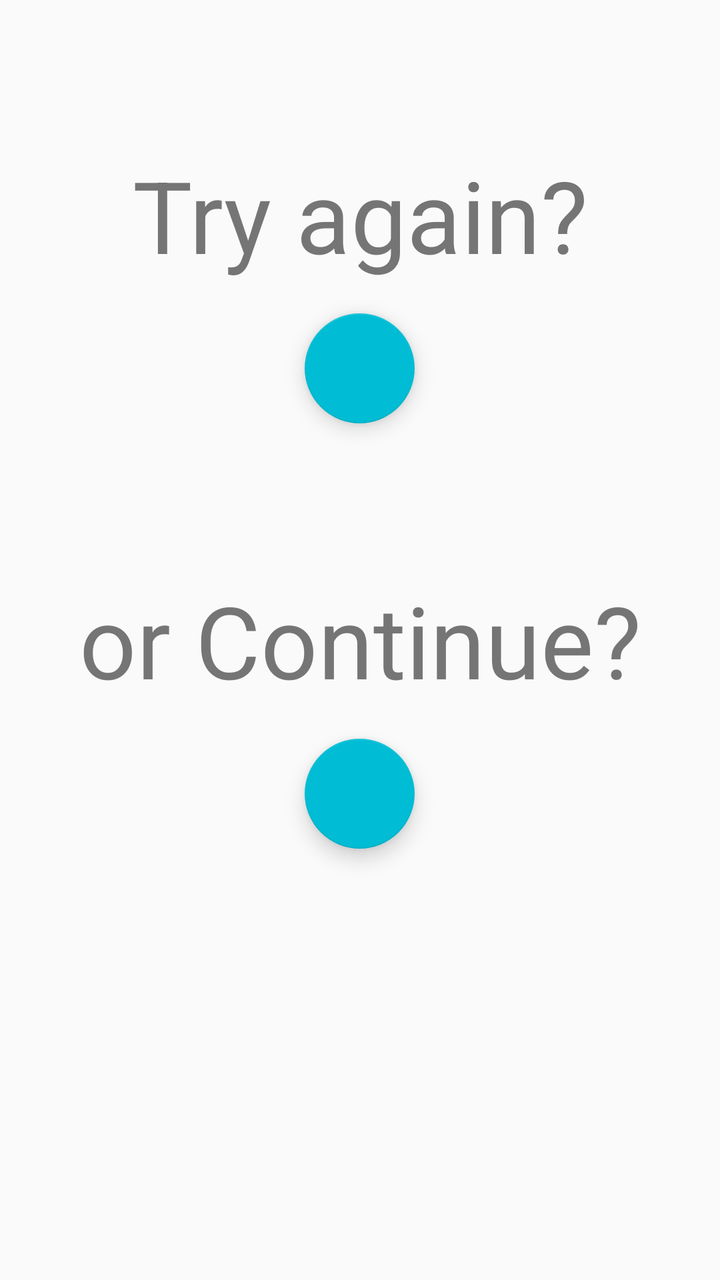
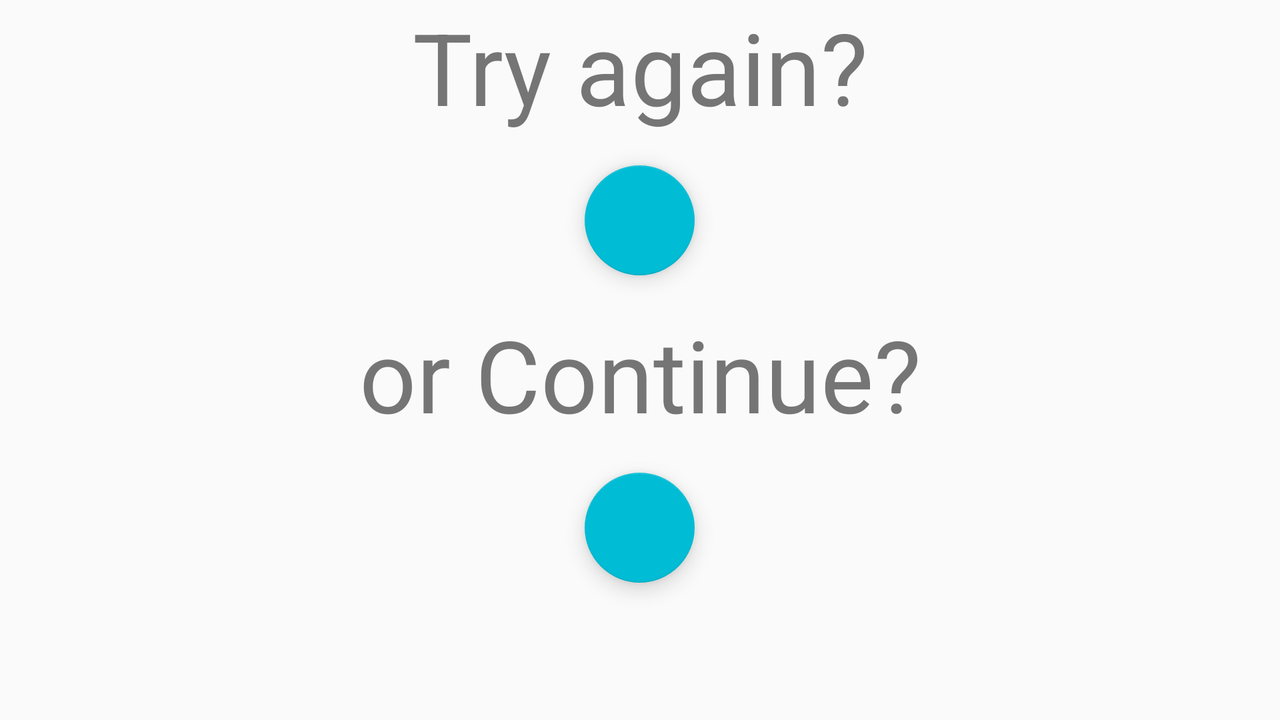

An Android layout and its configuration variant, each rendered on a device that would load it. The default file and the variant file are quoted in full after the pictures.
<!-- AndroidManifest.xml: application theme AppTheme -->
<!-- res/layout/activity_results.xml -->
<?xml version="1.0" encoding="utf-8"?>
<RelativeLayout xmlns:android="http://schemas.android.com/apk/res/android"
    xmlns:app="http://schemas.android.com/apk/res-auto"
    android:layout_width="match_parent"
    android:layout_height="match_parent"
    android:orientation="vertical">

    <TextView
        android:id="@+id/tryAgainTextView"
        style="@style/ResultTextView"
        android:layout_alignParentTop="true"
        android:layout_marginTop="@dimen/result3_layout_margin_top"
        android:text="@string/try_again" />

    <android.support.design.widget.FloatingActionButton
        android:id="@+id/tryAgain"
        style="@style/FabButton"
        android:layout_below="@+id/tryAgainTextView"
        android:layout_centerHorizontal="true"
        android:layout_marginTop="@dimen/fab_margin_top"
        android:onClick="goBack"
        app:srcCompat="@drawable/ic_arrow_back_black_24dp" />

    <TextView
        android:id="@+id/continueTextView"
        style="@style/ResultTextView"
        android:layout_centerVertical="true"
        android:text="@string/or_continue" />

    <android.support.design.widget.FloatingActionButton
        android:id="@+id/continueQuiz"
        style="@style/FabButton"
        android:layout_below="@+id/continueTextView"
        android:layout_centerHorizontal="true"
        android:layout_marginBottom="@dimen/result_fab_margin_bottom"
        android:onClick="continueQuiz"
        app:srcCompat="@drawable/ic_arrow_forward_black_24dp" />

</RelativeLayout>
<!-- resources referenced by this layout -->
<resources>
  <dimen name="fab_margin_top">19dp</dimen>
  <dimen name="result3_layout_margin_top">74dp</dimen>
  <dimen name="result_fab_margin_bottom">96dp</dimen>
  <string name="or_continue">or Continue?</string>
  <string name="try_again">Try again?</string>
  <style name="FabButton">
          <item name="android:layout_margin">@dimen/fab_margin</item>
          <item name="android:layout_width">@dimen/fab_layout_width_height</item>
          <item name="android:layout_height">@dimen/fab_layout_width_height</item>
          <item name="android:layout_gravity">bottom|end</item>
      </style>
  <style name="ResultTextView">
          <item name="android:layout_width">match_parent</item>
          <item name="android:layout_height">wrap_content</item>
          <item name="android:gravity">center</item>
          <item name="android:textSize">@dimen/result3_textSize</item>
          <item name="android:textColor">@color/textColorSecondary</item>
          <item name="android:layout_alignParentLeft">true</item>
          <item name="android:layout_alignParentStart">true</item>
      </style>
  <style name="AppTheme" parent="Theme.AppCompat.Light.DarkActionBar">
          
          <item name="colorPrimary">@color/colorPrimary</item>
          <item name="colorPrimaryDark">@color/colorPrimaryDark</item>
          <item name="colorAccent">@color/colorAccent</item>
      </style>
  <dimen name="fab_margin">16dp</dimen>
  <dimen name="fab_layout_width_height">55dp</dimen>
  <dimen name="result3_textSize">50sp</dimen>
  <color name="textColorSecondary">#757575</color>
  <color name="colorPrimary">#9E9E9E</color>
  <color name="colorPrimaryDark">#616161</color>
  <color name="colorAccent">#00BCD4</color>
</resources>
<!-- res/layout-land/activity_results.xml (the repository's variant of the layout above) -->
<!-- drawn on the phone turned sideways -->
<?xml version="1.0" encoding="utf-8"?>
<ScrollView xmlns:android="http://schemas.android.com/apk/res/android"
    xmlns:app="http://schemas.android.com/apk/res-auto"
    android:layout_width="match_parent"
    android:layout_height="match_parent">

    <RelativeLayout
        android:layout_width="match_parent"
        android:layout_height="wrap_content"
        android:orientation="vertical">

        <TextView
            android:id="@+id/tryAgainTextView"
            style="@style/ResultTextView"
            android:layout_alignParentTop="true"
            android:text="@string/try_again" />

        <android.support.design.widget.FloatingActionButton
            android:id="@+id/tryAgain"
            style="@style/FabButton"
            android:layout_below="@+id/tryAgainTextView"
            android:layout_centerHorizontal="true"
            android:layout_marginTop="@dimen/fab_margin_top"
            android:onClick="goBack"
            app:srcCompat="@drawable/ic_arrow_back_black_24dp" />

        <TextView
            android:id="@+id/continueTextView"
            style="@style/ResultTextView"
            android:layout_alignParentLeft="true"
            android:layout_alignParentStart="true"
            android:layout_below="@+id/tryAgain"
            android:text="@string/or_continue" />

        <android.support.design.widget.FloatingActionButton
            android:id="@+id/continueQuiz"
            style="@style/FabButton"
            android:layout_below="@+id/continueTextView"
            android:layout_centerHorizontal="true"
            android:layout_marginBottom="@dimen/fab_marginBottom"
            android:onClick="continueQuiz"
            app:srcCompat="@drawable/ic_arrow_forward_black_24dp" />

    </RelativeLayout>

</ScrollView>
<!-- resources referenced by the variant -->
<!-- as the phone turned sideways resolves them -->
<resources>
  <dimen name="fab_marginBottom">8dp</dimen>
  <dimen name="fab_margin_top">19dp</dimen>
  <string name="or_continue">or Continue?</string>
  <string name="try_again">Try again?</string>
  <style name="FabButton">
          <item name="android:layout_margin">@dimen/fab_margin</item>
          <item name="android:layout_width">@dimen/fab_layout_width_height</item>
          <item name="android:layout_height">@dimen/fab_layout_width_height</item>
          <item name="android:layout_gravity">bottom|end</item>
      </style>
  <style name="ResultTextView">
          <item name="android:layout_width">match_parent</item>
          <item name="android:layout_height">wrap_content</item>
          <item name="android:gravity">center</item>
          <item name="android:textSize">@dimen/result3_textSize</item>
          <item name="android:textColor">@color/textColorSecondary</item>
          <item name="android:layout_alignParentLeft">true</item>
          <item name="android:layout_alignParentStart">true</item>
      </style>
  <style name="AppTheme" parent="Theme.AppCompat.Light.DarkActionBar">
          
          <item name="colorPrimary">@color/colorPrimary</item>
          <item name="colorPrimaryDark">@color/colorPrimaryDark</item>
          <item name="colorAccent">@color/colorAccent</item>
      </style>
  <dimen name="fab_margin">16dp</dimen>
  <dimen name="fab_layout_width_height">55dp</dimen>
  <dimen name="result3_textSize">50sp</dimen>
  <color name="textColorSecondary">#757575</color>
  <color name="colorPrimary">#9E9E9E</color>
  <color name="colorPrimaryDark">#616161</color>
  <color name="colorAccent">#00BCD4</color>
</resources>
